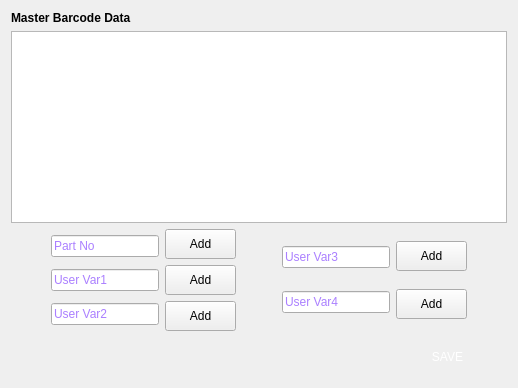
      <widget class="QWidget" name="page_3">
       <layout class="QGridLayout" name="gridLayout_3">
        <item row="0" column="0">
         <layout class="QVBoxLayout" name="verticalLayout_8">
          <item>
           <widget class="QLabel" name="label_5">
            <property name="text">
             <string>&lt;html&gt;&lt;head/&gt;&lt;body&gt;&lt;p&gt;&lt;span style=&quot; font-weight:600;&quot;&gt;Master Barcode Data&lt;/span&gt;&lt;/p&gt;&lt;/body&gt;&lt;/html&gt;</string>
            </property>
           </widget>
          </item>
          <item>
           <widget class="QTextEdit" name="textEdit"/>
          </item>
          <item>
           <layout class="QHBoxLayout" name="horizontalLayout_16">
            <item>
             <spacer name="horizontalSpacer_11">
              <property name="orientation">
               <enum>Qt::Horizontal</enum>
              </property>
              <property name="sizeHint" stdset="0">
               <size>
                <width>40</width>
                <height>20</height>
               </size>
              </property>
             </spacer>
            </item>
            <item>
             <layout class="QHBoxLayout" name="horizontalLayout_14">
              <item>
               <layout class="QVBoxLayout" name="verticalLayout_4">
                <item>
                 <widget class="QLineEdit" name="lineEdit">
                  <property name="styleSheet">
                   <string notr="true">
font: 14pt &quot;Roboto [GOOG]&quot;;
color: rgb(85, 0, 255);
</string>
                  </property>
                  <property name="placeholderText">
                   <string>Part No</string>
                  </property>
                 </widget>
                </item>
                <item>
                 <widget class="QLineEdit" name="lineEdit_2">
                  <property name="styleSheet">
                   <string notr="true">font: 14pt &quot;Roboto [GOOG]&quot;;
color: rgb(85, 0, 255);
</string>
                  </property>
                  <property name="placeholderText">
                   <string>User Var1</string>
                  </property>
                 </widget>
                </item>
                <item>
                 <widget class="QLineEdit" name="lineEdit_3">
                  <property name="styleSheet">
                   <string notr="true">font: 14pt &quot;Roboto [GOOG]&quot;;
color: rgb(85, 0, 255);
</string>
                  </property>
                  <property name="placeholderText">
                   <string>User Var2</string>
                  </property>
                 </widget>
                </item>
               </layout>
              </item>
              <item>
               <layout class="QVBoxLayout" name="verticalLayout_5">
                <item>
                 <widget class="QPushButton" name="pushButton_6">
                  <property name="minimumSize">
                   <size>
                    <width>71</width>
                    <height>30</height>
                   </size>
                  </property>
                  <property name="maximumSize">
                   <size>
                    <width>71</width>
                    <height>30</height>
                   </size>
                  </property>
                  <property name="styleSheet">
                   <string notr="true">border-image: url(:/images/final_assets/Secondary_btn/fix_color.png);</string>
                  </property>
                  <property name="text">
                   <string>Add</string>
                  </property>
                 </widget>
                </item>
                <item>
                 <widget class="QPushButton" name="pushButton_7">
                  <property name="minimumSize">
                   <size>
                    <width>71</width>
                    <height>30</height>
                   </size>
                  </property>
                  <property name="maximumSize">
                   <size>
                    <width>71</width>
                    <height>30</height>
                   </size>
                  </property>
                  <property name="styleSheet">
                   <string notr="true">border-image: url(:/images/final_assets/Secondary_btn/fix_color.png);</string>
                  </property>
                  <property name="text">
                   <string>Add</string>
                  </property>
                 </widget>
                </item>
                <item>
                 <widget class="QPushButton" name="pushButton_9">
                  <property name="minimumSize">
                   <size>
                    <width>71</width>
                    <height>30</height>
                   </size>
                  </property>
                  <property name="maximumSize">
                   <size>
                    <width>71</width>
                    <height>30</height>
                   </size>
                  </property>
                  <property name="styleSheet">
                   <string notr="true">border-image: url(:/images/final_assets/Secondary_btn/fix_color.png);</string>
                  </property>
                  <property name="text">
                   <string>Add</string>
                  </property>
                 </widget>
                </item>
               </layout>
              </item>
              <item>
               <spacer name="horizontalSpacer_6">
                <property name="orientation">
                 <enum>Qt::Horizontal</enum>
                </property>
                <property name="sizeHint" stdset="0">
                 <size>
                  <width>40</width>
                  <height>20</height>
                 </size>
                </property>
               </spacer>
              </item>
              <item>
               <layout class="QHBoxLayout" name="horizontalLayout_15">
                <item>
                 <layout class="QVBoxLayout" name="verticalLayout_9">
                  <item>
                   <widget class="QLineEdit" name="lineEdit_4">
                    <property name="styleSheet">
                     <string notr="true">font: 14pt &quot;Roboto [GOOG]&quot;;
color: rgb(85, 0, 255);
</string>
                    </property>
                    <property name="placeholderText">
                     <string>User Var3</string>
                    </property>
                   </widget>
                  </item>
                  <item>
                   <widget class="QLineEdit" name="lineEdit_5">
                    <property name="styleSheet">
                     <string notr="true">font: 14pt &quot;Roboto [GOOG]&quot;;
color: rgb(85, 0, 255);
</string>
                    </property>
                    <property name="placeholderText">
                     <string>User Var4</string>
                    </property>
                   </widget>
                  </item>
                 </layout>
                </item>
                <item>
                 <layout class="QVBoxLayout" name="verticalLayout_11">
                  <item>
                   <widget class="QPushButton" name="pushButton_8">
                    <property name="minimumSize">
                     <size>
                      <width>71</width>
                      <height>30</height>
                     </size>
                    </property>
                    <property name="maximumSize">
                     <size>
                      <width>71</width>
                      <height>30</height>
                     </size>
                    </property>
                    <property name="styleSheet">
                     <string notr="true">border-image: url(:/images/final_assets/Secondary_btn/fix_color.png);</string>
                    </property>
                    <property name="text">
                     <string>Add</string>
                    </property>
                   </widget>
                  </item>
                  <item>
                   <widget class="QPushButton" name="pushButton_10">
                    <property name="minimumSize">
                     <size>
                      <width>71</width>
                      <height>30</height>
                     </size>
                    </property>
                    <property name="maximumSize">
                     <size>
                      <width>71</width>
                      <height>30</height>
                     </size>
                    </property>
                    <property name="styleSheet">
                     <string notr="true">border-image: url(:/images/final_assets/Secondary_btn/fix_color.png);</string>
                    </property>
                    <property name="text">
                     <string>Add</string>
                    </property>
                   </widget>
                  </item>
                 </layout>
                </item>
                <item>
                 <spacer name="horizontalSpacer_10">
                  <property name="orientation">
                   <enum>Qt::Horizontal</enum>
                  </property>
                  <property name="sizeHint" stdset="0">
                   <size>
                    <width>40</width>
                    <height>20</height>
                   </size>
                  </property>
                 </spacer>
                </item>
               </layout>
              </item>
             </layout>
            </item>
           </layout>
          </item>
          <item>
           <layout class="QHBoxLayout" name="horizontalLayout_11">
            <item>
             <spacer name="horizontalSpacer_26">
              <property name="orientation">
               <enum>Qt::Horizontal</enum>
              </property>
              <property name="sizeHint" stdset="0">
               <size>
                <width>40</width>
                <height>20</height>
               </size>
              </property>
             </spacer>
            </item>
            <item>
             <widget class="QPushButton" name="pushButton_5">
              <property name="minimumSize">
               <size>
                <width>119</width>
                <height>40</height>
               </size>
              </property>
              <property name="maximumSize">
               <size>
                <width>119</width>
                <height>40</height>
               </size>
              </property>
              <property name="focusPolicy">
               <enum>Qt::NoFocus</enum>
              </property>
              <property name="styleSheet">
               <string notr="true">background-image: url(:/images/final_assets/Main_Btn/btn_normal.png);
color: rgb(255, 255, 255);
font: 14pt &quot;Roboto [GOOG]&quot;;</string>
              </property>
              <property name="text">
               <string>SAVE</string>
              </property>
              <property name="flat">
               <bool>true</bool>
              </property>
             </widget>
            </item>
           </layout>
          </item>
         </layout>
        </item>
       </layout>
      </widget>
